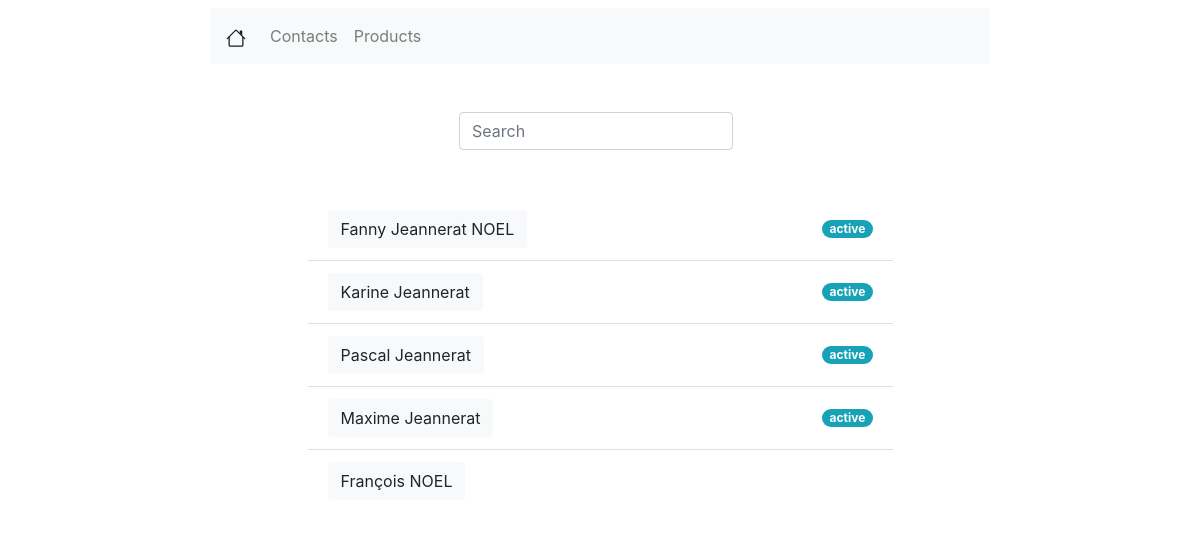
/contacts/, run on the app's committed database.
### contacts/models.py (models this page shows)
class Contact(models.Model):
    title = models.CharField(verbose_name="titre", max_length=50, null=True)
    lang = models.CharField(verbose_name="Langue", max_length=80, null=True, blank=True)
    name = models.CharField(verbose_name='Prénom', max_length=200, null=True)
    lastname = models.CharField(verbose_name='Nom de famille', max_length=200, null=True)
    age = models.IntegerField(verbose_name='Age', default=0, null=True)
    street = models.CharField(verbose_name="Addresse", max_length=100, null=True)
    region_zip = models.IntegerField(verbose_name="Code postale", null=True)
    city = models.CharField(verbose_name="Ville", max_length=200, null=True)
    country = models.CharField(verbose_name="Pays", max_length=100, null=True)
    phone = PhoneNumberField(null=True)
    mobile = PhoneNumberField(null=True)
    email = models.EmailField(verbose_name="E-mail", max_length=254, null=True)
    state = models.CharField(verbose_name="Etat", max_length=20, null=True)

### contacts/views.py (the view)
# urls.py: path('', views.IndexView.as_view(), name='contacts'),
class IndexView(generic.ListView):
    template_name = 'contacts/contacts_listview.html'
    context_object_name = 'contacts_list'
    def get_queryset(self):
        return Contact.objects.all()

### contacts/templates/contacts/contacts_listview.html (shortened to what this page needs)
{% extends 'viewlist/viewlist.html' %}
{% block viewlist %}
    <div class="row mx-auto mt-5 justify-content-center">
        <form class="form-inline">
            <input class="form-control mr-sm-2" type="search" placeholder="Search" aria-label="Search">
        </form>
    </div>
    <div class="row mx-auto mt-5 justify-content-center">
        {% if contacts_list %}
            <ul class="list-group list-group-flush w-50">
                {% for contact in contacts_list %}
                    <li class="list-group-item d-flex justify-content-between align-items-center">
                        <a class="btn btn-light" href="{% url 'contact_detail' contact.id %}"
                           role="button">{{ contact.name }} {{ contact.lastname }}</a>
                        {% if contact.state == 'active' %}
                            <span class="badge badge-info badge-pill">{{ contact.state }}</span>
                        {% endif %}
                    </li>
                {% endfor %}
            </ul>
        {% else %}
            <p>No contacts are available.</p>
        {% endif %}
    </div>
{% endblock %}

### data on the page
Contact: name "Fanny", lastname "Jeannerat NOEL", state "active"
Contact: name "Karine", lastname "Jeannerat", state "active"
Contact: name "Pascal", lastname "Jeannerat", state "active"
Contact: name "Maxime", lastname "Jeannerat", state "active"
Contact: name "François", lastname "NOEL"
